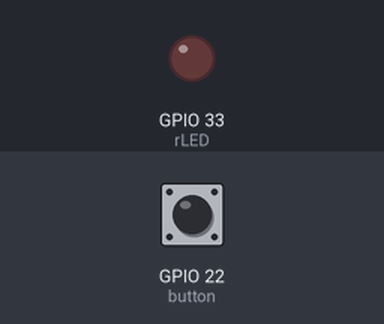
The program below on a simulated ESP32 board running MicroPython. Parts: output pins drawn as LEDs (lit = HIGH). Inputs (shaded band) come from the test bench; at power-on: GPIO 22 (button) HIGH.

Above: at 1.2 s.
1.3 s: GPIO 22 (button) pulled LOW for 0.15 s
At 1.37 s:
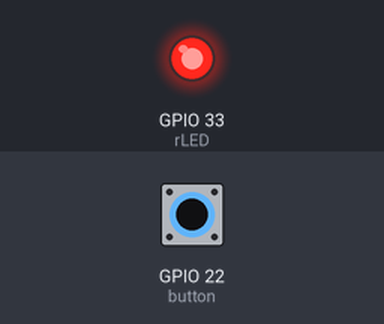
2.9 s: GPIO 22 (button) pulled LOW for 3.2 s
At 6.7 s:
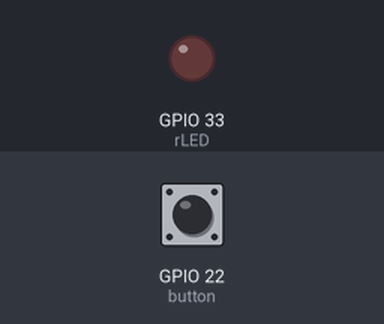
Timing chart, 0 to 8.2 s (numbered marks = the images above; inputs shaded):
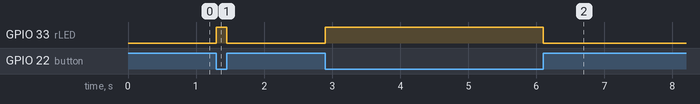

Measured:
- after the input at 1.3 s, GPIO 33 (rLED): LOW → HIGH at once, → LOW 0.15 s later
- after the input at 2.9 s, GPIO 33 (rLED): LOW → HIGH at once, → LOW 3.2 s later

The program:

task2a.py
```python
# uses the switch to turn on and off the rLED
from machine import Pin
import time

rLED = Pin(33, Pin.OUT)
button = Pin(22, Pin.IN, Pin.PULL_UP)

while True: # loop forever
    if button.value() == 0:
        rLED.on()
    elif button.value() == 1:
        rLED.off()
```
